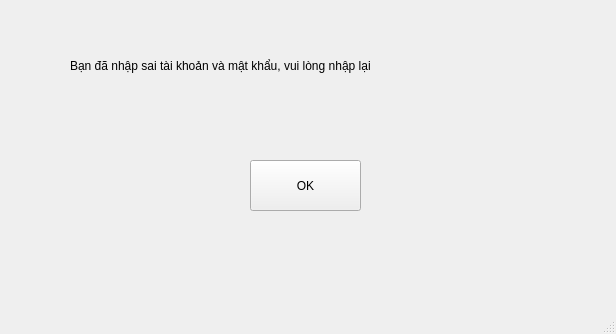
<?xml version="1.0" encoding="UTF-8"?>
<ui version="4.0">
 <class>MainWindow</class>
 <widget class="QMainWindow" name="MainWindow">
  <property name="geometry">
   <rect>
    <x>0</x>
    <y>0</y>
    <width>616</width>
    <height>334</height>
   </rect>
  </property>
  <property name="windowTitle">
   <string>MainWindow</string>
  </property>
  <widget class="QWidget" name="centralwidget">
   <widget class="QLabel" name="label">
    <property name="geometry">
     <rect>
      <x>70</x>
      <y>30</y>
      <width>481</width>
      <height>71</height>
     </rect>
    </property>
    <property name="styleSheet">
     <string notr="true">font: 14pt &quot;MS Shell Dlg 2&quot;;</string>
    </property>
    <property name="text">
     <string>Bạn đã nhập sai tài khoản và mật khẩu, vui lòng nhập lại</string>
    </property>
   </widget>
   <widget class="QPushButton" name="okdangnhap">
    <property name="geometry">
     <rect>
      <x>250</x>
      <y>160</y>
      <width>111</width>
      <height>51</height>
     </rect>
    </property>
    <property name="styleSheet">
     <string notr="true">font: 14pt &quot;MS Shell Dlg 2&quot;;</string>
    </property>
    <property name="text">
     <string>OK</string>
    </property>
   </widget>
  </widget>
  <widget class="QMenuBar" name="menubar">
   <property name="geometry">
    <rect>
     <x>0</x>
     <y>0</y>
     <width>616</width>
     <height>21</height>
    </rect>
   </property>
  </widget>
  <widget class="QStatusBar" name="statusbar"/>
 </widget>
 <resources/>
 <connections/>
</ui>
